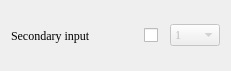
       <widget class="QWidget" name="layoutWidget">
        <property name="geometry">
         <rect>
          <x>60</x>
          <y>170</y>
          <width>231</width>
          <height>71</height>
         </rect>
        </property>
        <property name="font">
         <font>
          <family>Times New Roman</family>
         </font>
        </property>
        <layout class="QHBoxLayout" name="horizontalLayout_2">
         <item>
          <widget class="QLabel" name="label_4">
           <property name="minimumSize">
            <size>
             <width>0</width>
             <height>0</height>
            </size>
           </property>
           <property name="maximumSize">
            <size>
             <width>1677</width>
             <height>16777215</height>
            </size>
           </property>
           <property name="palette">
            <palette>
             <active>
              <colorrole role="WindowText">
               <brush brushstyle="SolidPattern">
                <color alpha="255">
                 <red>0</red>
                 <green>0</green>
                 <blue>0</blue>
                </color>
               </brush>
              </colorrole>
              <colorrole role="Button">
               <brush brushstyle="SolidPattern">
                <color alpha="255">
                 <red>255</red>
                 <green>255</green>
                 <blue>255</blue>
                </color>
               </brush>
              </colorrole>
              <colorrole role="Light">
               <brush brushstyle="SolidPattern">
                <color alpha="255">
                 <red>255</red>
                 <green>255</green>
                 <blue>255</blue>
                </color>
               </brush>
              </colorrole>
              <colorrole role="Midlight">
               <brush brushstyle="SolidPattern">
                <color alpha="255">
                 <red>255</red>
                 <green>255</green>
                 <blue>255</blue>
                </color>
               </brush>
              </colorrole>
              <colorrole role="Dark">
               <brush brushstyle="SolidPattern">
                <color alpha="255">
                 <red>127</red>
                 <green>127</green>
                 <blue>127</blue>
                </color>
               </brush>
              </colorrole>
              <colorrole role="Mid">
               <brush brushstyle="SolidPattern">
                <color alpha="255">
                 <red>170</red>
                 <green>170</green>
                 <blue>170</blue>
                </color>
               </brush>
              </colorrole>
              <colorrole role="Text">
               <brush brushstyle="SolidPattern">
                <color alpha="255">
                 <red>0</red>
                 <green>0</green>
                 <blue>0</blue>
                </color>
               </brush>
              </colorrole>
              <colorrole role="BrightText">
               <brush brushstyle="SolidPattern">
                <color alpha="255">
                 <red>255</red>
                 <green>255</green>
                 <blue>255</blue>
                </color>
               </brush>
              </colorrole>
              <colorrole role="ButtonText">
               <brush brushstyle="SolidPattern">
                <color alpha="255">
                 <red>0</red>
                 <green>0</green>
                 <blue>0</blue>
                </color>
               </brush>
              </colorrole>
              <colorrole role="Base">
               <brush brushstyle="SolidPattern">
                <color alpha="255">
                 <red>255</red>
                 <green>255</green>
                 <blue>255</blue>
                </color>
               </brush>
              </colorrole>
              <colorrole role="Window">
               <brush brushstyle="SolidPattern">
                <color alpha="255">
                 <red>255</red>
                 <green>255</green>
                 <blue>255</blue>
                </color>
               </brush>
              </colorrole>
              <colorrole role="Shadow">
               <brush brushstyle="SolidPattern">
                <color alpha="255">
                 <red>0</red>
                 <green>0</green>
                 <blue>0</blue>
                </color>
               </brush>
              </colorrole>
              <colorrole role="AlternateBase">
               <brush brushstyle="SolidPattern">
                <color alpha="255">
                 <red>255</red>
                 <green>255</green>
                 <blue>255</blue>
                </color>
               </brush>
              </colorrole>
              <colorrole role="ToolTipBase">
               <brush brushstyle="SolidPattern">
                <color alpha="255">
                 <red>255</red>
                 <green>255</green>
                 <blue>220</blue>
                </color>
               </brush>
              </colorrole>
              <colorrole role="ToolTipText">
               <brush brushstyle="SolidPattern">
                <color alpha="255">
                 <red>0</red>
                 <green>0</green>
                 <blue>0</blue>
                </color>
               </brush>
              </colorrole>
             </active>
             <inactive>
              <colorrole role="WindowText">
               <brush brushstyle="SolidPattern">
                <color alpha="255">
                 <red>0</red>
                 <green>0</green>
                 <blue>0</blue>
                </color>
               </brush>
              </colorrole>
              <colorrole role="Button">
               <brush brushstyle="SolidPattern">
                <color alpha="255">
                 <red>255</red>
                 <green>255</green>
                 <blue>255</blue>
                </color>
               </brush>
              </colorrole>
              <colorrole role="Light">
               <brush brushstyle="SolidPattern">
                <color alpha="255">
                 <red>255</red>
                 <green>255</green>
                 <blue>255</blue>
                </color>
               </brush>
              </colorrole>
              <colorrole role="Midlight">
               <brush brushstyle="SolidPattern">
                <color alpha="255">
                 <red>255</red>
                 <green>255</green>
                 <blue>255</blue>
                </color>
               </brush>
              </colorrole>
              <colorrole role="Dark">
               <brush brushstyle="SolidPattern">
                <color alpha="255">
                 <red>127</red>
                 <green>127</green>
                 <blue>127</blue>
                </color>
               </brush>
              </colorrole>
              <colorrole role="Mid">
               <brush brushstyle="SolidPattern">
                <color alpha="255">
                 <red>170</red>
                 <green>170</green>
                 <blue>170</blue>
                </color>
               </brush>
              </colorrole>
              <colorrole role="Text">
               <brush brushstyle="SolidPattern">
                <color alpha="255">
                 <red>0</red>
                 <green>0</green>
                 <blue>0</blue>
                </color>
               </brush>
              </colorrole>
              <colorrole role="BrightText">
               <brush brushstyle="SolidPattern">
                <color alpha="255">
                 <red>255</red>
                 <green>255</green>
                 <blue>255</blue>
                </color>
               </brush>
              </colorrole>
              <colorrole role="ButtonText">
               <brush brushstyle="SolidPattern">
                <color alpha="255">
                 <red>0</red>
                 <green>0</green>
                 <blue>0</blue>
                </color>
               </brush>
              </colorrole>
              <colorrole role="Base">
               <brush brushstyle="SolidPattern">
                <color alpha="255">
                 <red>255</red>
                 <green>255</green>
                 <blue>255</blue>
                </color>
               </brush>
              </colorrole>
              <colorrole role="Window">
               <brush brushstyle="SolidPattern">
                <color alpha="255">
                 <red>255</red>
                 <green>255</green>
                 <blue>255</blue>
                </color>
               </brush>
              </colorrole>
              <colorrole role="Shadow">
               <brush brushstyle="SolidPattern">
                <color alpha="255">
                 <red>0</red>
                 <green>0</green>
                 <blue>0</blue>
                </color>
               </brush>
              </colorrole>
              <colorrole role="AlternateBase">
               <brush brushstyle="SolidPattern">
                <color alpha="255">
                 <red>255</red>
                 <green>255</green>
                 <blue>255</blue>
                </color>
               </brush>
              </colorrole>
              <colorrole role="ToolTipBase">
               <brush brushstyle="SolidPattern">
                <color alpha="255">
                 <red>255</red>
                 <green>255</green>
                 <blue>220</blue>
                </color>
               </brush>
              </colorrole>
              <colorrole role="ToolTipText">
               <brush brushstyle="SolidPattern">
                <color alpha="255">
                 <red>0</red>
                 <green>0</green>
                 <blue>0</blue>
                </color>
               </brush>
              </colorrole>
             </inactive>
             <disabled>
              <colorrole role="WindowText">
               <brush brushstyle="SolidPattern">
                <color alpha="255">
                 <red>127</red>
                 <green>127</green>
                 <blue>127</blue>
                </color>
               </brush>
              </colorrole>
              <colorrole role="Button">
               <brush brushstyle="SolidPattern">
                <color alpha="255">
                 <red>255</red>
                 <green>255</green>
                 <blue>255</blue>
                </color>
               </brush>
              </colorrole>
              <colorrole role="Light">
               <brush brushstyle="SolidPattern">
                <color alpha="255">
                 <red>255</red>
                 <green>255</green>
                 <blue>255</blue>
                </color>
               </brush>
              </colorrole>
              <colorrole role="Midlight">
               <brush brushstyle="SolidPattern">
                <color alpha="255">
                 <red>255</red>
                 <green>255</green>
                 <blue>255</blue>
                </color>
               </brush>
              </colorrole>
              <colorrole role="Dark">
               <brush brushstyle="SolidPattern">
                <color alpha="255">
                 <red>127</red>
                 <green>127</green>
                 <blue>127</blue>
                </color>
               </brush>
              </colorrole>
              <colorrole role="Mid">
               <brush brushstyle="SolidPattern">
                <color alpha="255">
                 <red>170</red>
                 <green>170</green>
                 <blue>170</blue>
                </color>
               </brush>
              </colorrole>
              <colorrole role="Text">
               <brush brushstyle="SolidPattern">
                <color alpha="255">
                 <red>127</red>
                 <green>127</green>
                 <blue>127</blue>
                </color>
               </brush>
              </colorrole>
              <colorrole role="BrightText">
               <brush brushstyle="SolidPattern">
                <color alpha="255">
                 <red>255</red>
                 <green>255</green>
                 <blue>255</blue>
                </color>
               </brush>
              </colorrole>
              <colorrole role="ButtonText">
               <brush brushstyle="SolidPattern">
                <color alpha="255">
                 <red>127</red>
                 <green>127</green>
                 <blue>127</blue>
                </color>
               </brush>
              </colorrole>
              <colorrole role="Base">
               <brush brushstyle="SolidPattern">
                <color alpha="255">
                 <red>255</red>
                 <green>255</green>
                 <blue>255</blue>
                </color>
               </brush>
              </colorrole>
              <colorrole role="Window">
               <brush brushstyle="SolidPattern">
                <color alpha="255">
                 <red>255</red>
                 <green>255</green>
                 <blue>255</blue>
                </color>
               </brush>
              </colorrole>
              <colorrole role="Shadow">
               <brush brushstyle="SolidPattern">
                <color alpha="255">
                 <red>0</red>
                 <green>0</green>
                 <blue>0</blue>
                </color>
               </brush>
              </colorrole>
              <colorrole role="AlternateBase">
               <brush brushstyle="SolidPattern">
                <color alpha="255">
                 <red>255</red>
                 <green>255</green>
                 <blue>255</blue>
                </color>
               </brush>
              </colorrole>
              <colorrole role="ToolTipBase">
               <brush brushstyle="SolidPattern">
                <color alpha="255">
                 <red>255</red>
                 <green>255</green>
                 <blue>220</blue>
                </color>
               </brush>
              </colorrole>
              <colorrole role="ToolTipText">
               <brush brushstyle="SolidPattern">
                <color alpha="255">
                 <red>0</red>
                 <green>0</green>
                 <blue>0</blue>
                </color>
               </brush>
              </colorrole>
             </disabled>
            </palette>
           </property>
           <property name="font">
            <font>
             <family>Times New Roman</family>
            </font>
           </property>
           <property name="text">
            <string>Secondary input</string>
           </property>
          </widget>
         </item>
         <item>
          <widget class="QCheckBox" name="cbSec">
           <property name="enabled">
            <bool>true</bool>
           </property>
           <property name="maximumSize">
            <size>
             <width>20</width>
             <height>20</height>
            </size>
           </property>
           <property name="font">
            <font>
             <family>Times New Roman</family>
            </font>
           </property>
           <property name="text">
            <string/>
           </property>
          </widget>
         </item>
         <item>
          <widget class="QComboBox" name="comboBoxSec">
           <property name="enabled">
            <bool>false</bool>
           </property>
           <property name="maximumSize">
            <size>
             <width>50</width>
             <height>16777215</height>
            </size>
           </property>
           <property name="font">
            <font>
             <family>Times New Roman</family>
            </font>
           </property>
           <item>
            <property name="text">
             <string>1</string>
            </property>
           </item>
           <item>
            <property name="text">
             <string>13</string>
            </property>
           </item>
           <item>
            <property name="text">
             <string>29</string>
            </property>
           </item>
          </widget>
         </item>
        </layout>
       </widget>
